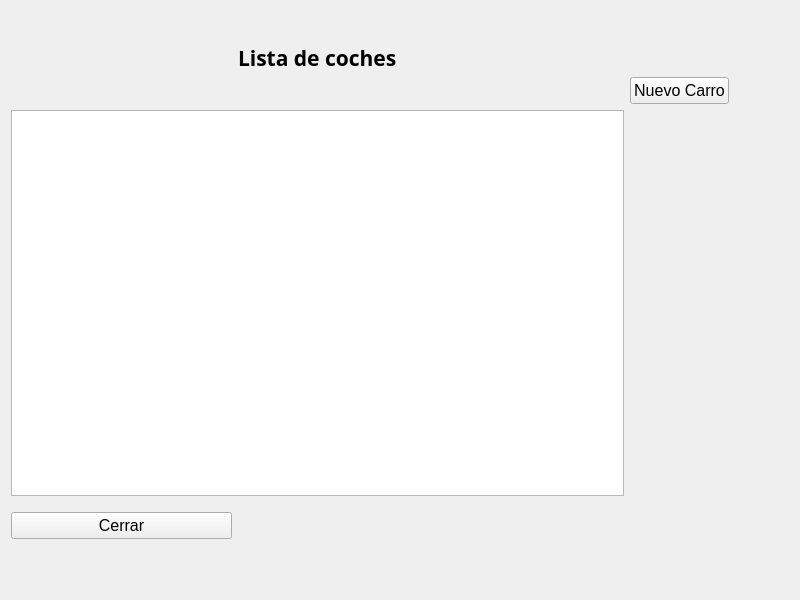
<?xml version="1.0" encoding="UTF-8"?>
<ui version="4.0">
 <class>MenuCoche</class>
 <widget class="QWidget" name="MenuCoche">
  <property name="geometry">
   <rect>
    <x>0</x>
    <y>0</y>
    <width>800</width>
    <height>600</height>
   </rect>
  </property>
  <property name="windowTitle">
   <string>Form</string>
  </property>
  <layout class="QGridLayout" name="gridLayout">
   <item row="1" column="3">
    <widget class="QPushButton" name="pushButton">
     <property name="font">
      <font>
       <pointsize>12</pointsize>
      </font>
     </property>
     <property name="text">
      <string>Nuevo Carro</string>
     </property>
    </widget>
   </item>
   <item row="0" column="0">
    <spacer name="horizontalSpacer">
     <property name="orientation">
      <enum>Qt::Horizontal</enum>
     </property>
     <property name="sizeHint" stdset="0">
      <size>
       <width>40</width>
       <height>20</height>
      </size>
     </property>
    </spacer>
   </item>
   <item row="5" column="0">
    <spacer name="verticalSpacer_3">
     <property name="orientation">
      <enum>Qt::Vertical</enum>
     </property>
     <property name="sizeType">
      <enum>QSizePolicy::Fixed</enum>
     </property>
     <property name="sizeHint" stdset="0">
      <size>
       <width>20</width>
       <height>50</height>
      </size>
     </property>
    </spacer>
   </item>
   <item row="0" column="3">
    <spacer name="verticalSpacer_2">
     <property name="orientation">
      <enum>Qt::Vertical</enum>
     </property>
     <property name="sizeType">
      <enum>QSizePolicy::Fixed</enum>
     </property>
     <property name="sizeHint" stdset="0">
      <size>
       <width>10</width>
       <height>60</height>
      </size>
     </property>
    </spacer>
   </item>
   <item row="4" column="0">
    <widget class="QPushButton" name="pushButton_2">
     <property name="font">
      <font>
       <pointsize>12</pointsize>
      </font>
     </property>
     <property name="text">
      <string>Cerrar</string>
     </property>
    </widget>
   </item>
   <item row="0" column="1" rowspan="2">
    <widget class="QLabel" name="label">
     <property name="font">
      <font>
       <family>Microsoft Yi Baiti</family>
       <pointsize>16</pointsize>
       <weight>75</weight>
       <italic>false</italic>
       <bold>true</bold>
       <underline>false</underline>
       <strikeout>false</strikeout>
       <kerning>false</kerning>
      </font>
     </property>
     <property name="text">
      <string>Lista de coches</string>
     </property>
    </widget>
   </item>
   <item row="0" column="2">
    <spacer name="horizontalSpacer_3">
     <property name="orientation">
      <enum>Qt::Horizontal</enum>
     </property>
     <property name="sizeHint" stdset="0">
      <size>
       <width>40</width>
       <height>20</height>
      </size>
     </property>
    </spacer>
   </item>
   <item row="1" column="4">
    <spacer name="horizontalSpacer_2">
     <property name="orientation">
      <enum>Qt::Horizontal</enum>
     </property>
     <property name="sizeType">
      <enum>QSizePolicy::Fixed</enum>
     </property>
     <property name="sizeHint" stdset="0">
      <size>
       <width>60</width>
       <height>20</height>
      </size>
     </property>
    </spacer>
   </item>
   <item row="2" column="3">
    <spacer name="verticalSpacer">
     <property name="orientation">
      <enum>Qt::Vertical</enum>
     </property>
     <property name="sizeHint" stdset="0">
      <size>
       <width>20</width>
       <height>40</height>
      </size>
     </property>
    </spacer>
   </item>
   <item row="3" column="0">
    <spacer name="verticalSpacer_4">
     <property name="orientation">
      <enum>Qt::Vertical</enum>
     </property>
     <property name="sizeType">
      <enum>QSizePolicy::Fixed</enum>
     </property>
     <property name="sizeHint" stdset="0">
      <size>
       <width>20</width>
       <height>10</height>
      </size>
     </property>
    </spacer>
   </item>
   <item row="2" column="0" colspan="3">
    <widget class="QListWidget" name="listWidget"/>
   </item>
  </layout>
 </widget>
 <resources/>
 <connections/>
</ui>
